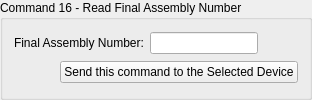
             <widget class="QGroupBox" name="command_16_group">
              <property name="title">
               <string>Command 16 - Read Final Assembly Number</string>
              </property>
              <layout class="QVBoxLayout" name="verticalLayout_23">
               <item>
                <layout class="QHBoxLayout" name="horizontalLayout_58">
                 <item>
                  <widget class="QLabel" name="label_53">
                   <property name="text">
                    <string>Final Assembly Number:</string>
                   </property>
                  </widget>
                 </item>
                 <item>
                  <widget class="QLineEdit" name="lineEdit_command16_final_assembly_number">
                   <property name="sizePolicy">
                    <sizepolicy hsizetype="Maximum" vsizetype="Fixed">
                     <horstretch>0</horstretch>
                     <verstretch>0</verstretch>
                    </sizepolicy>
                   </property>
                   <property name="readOnly">
                    <bool>true</bool>
                   </property>
                  </widget>
                 </item>
                 <item>
                  <spacer name="horizontalSpacer_78">
                   <property name="orientation">
                    <enum>Qt::Horizontal</enum>
                   </property>
                   <property name="sizeHint" stdset="0">
                    <size>
                     <width>40</width>
                     <height>20</height>
                    </size>
                   </property>
                  </spacer>
                 </item>
                </layout>
               </item>
               <item alignment="Qt::AlignRight">
                <widget class="QPushButton" name="send_command16_button">
                 <property name="text">
                  <string>Send this command to the Selected Device</string>
                 </property>
                </widget>
               </item>
              </layout>
             </widget>
